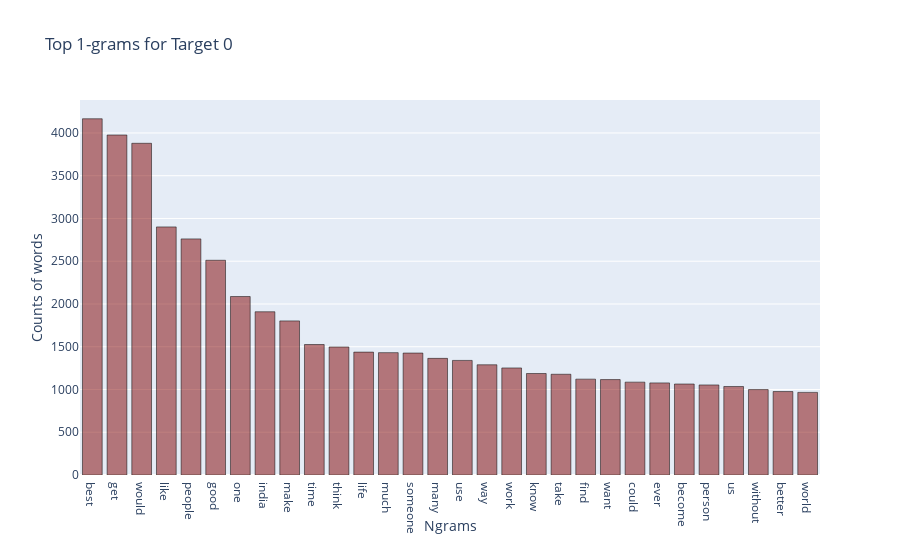

The notebook cell saved with this chart:
### Code cell
plot_top_ngrams(target0.question_text,ngrams=(1,1),top=30,color='rgba(128,0,0,0.5)',name="Top 1-grams for Target 0")

### Figure 1 — Plotly figure (JSON) as saved in the notebook; plotly's stock layout.template omitted (floating-point values rounded to 4 significant figures)
{"data": [{"marker": {"color": "rgba(128,0,0,0.5)", "line": {"color": "rgb(0,0,0)", "width": 0.5}}, "type": "bar", "x": ["best", "get", "would", "like", "people", "good", "one", "india", "make", "time", "think", "life", "much", "someone", "many", "use", "way", "work", "know", "take", "find", "want", "could", "ever", "become", "person", "us", "without", "better", "world"], "y": [4166, 3976, 3879, 2901, 2761, 2511, 2087, 1909, 1802, 1526, 1497, 1437, 1431, 1426, 1364, 1340, 1289, 1252, 1187, 1178, 1121, 1116, 1086, 1077, 1064, 1053, 1035, 999, 976, 966]}], "layout": {"title": {"text": "Top 1-grams for Target 0"}, "xaxis": {"title": {"text": "Ngrams"}}, "yaxis": {"title": {"text": "Counts of words"}}}}
